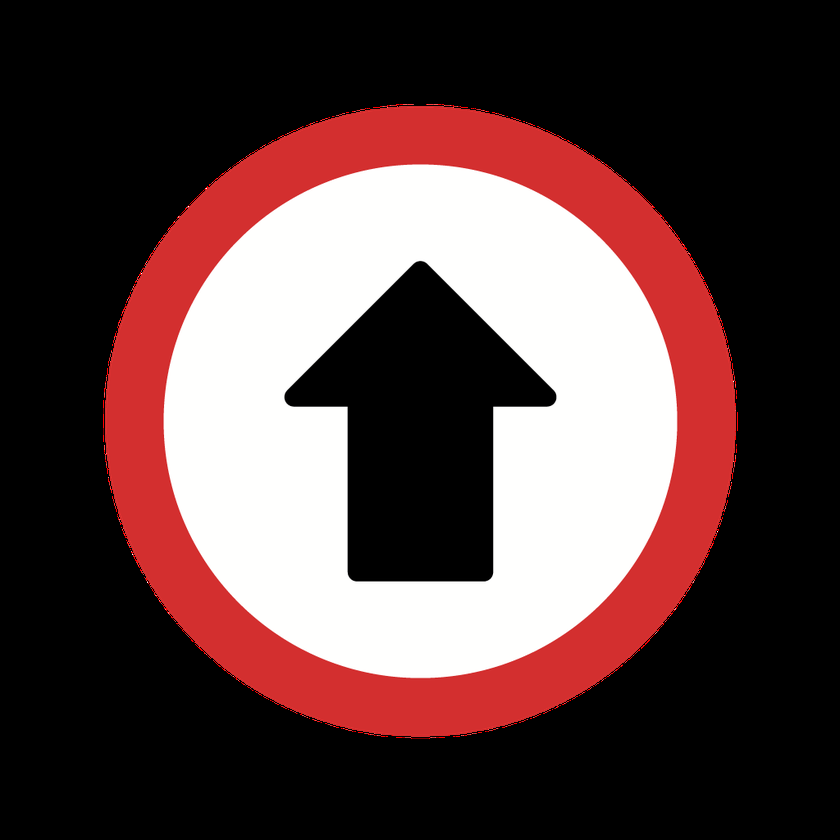
#> input picture sign_detection/Feature_detection/img/straight.png, 840 x 840 px, shrunk from 1024 x 1024 before the run; its folder holds only this picture in this run
$ python feature_detection.py
#> lines starting #> are read from the running program, lines starting #| are printed output that depends on the picture
import cv2
import numpy as np
import os


orb = cv2.ORB_create(nfeatures=500)
images = []
className = []
train_image_path = 'img'
myList = os.listdir(train_image_path)
for cl in myList:
    imgcur = cv2.imread(f'{train_image_path}/{cl}', 0)
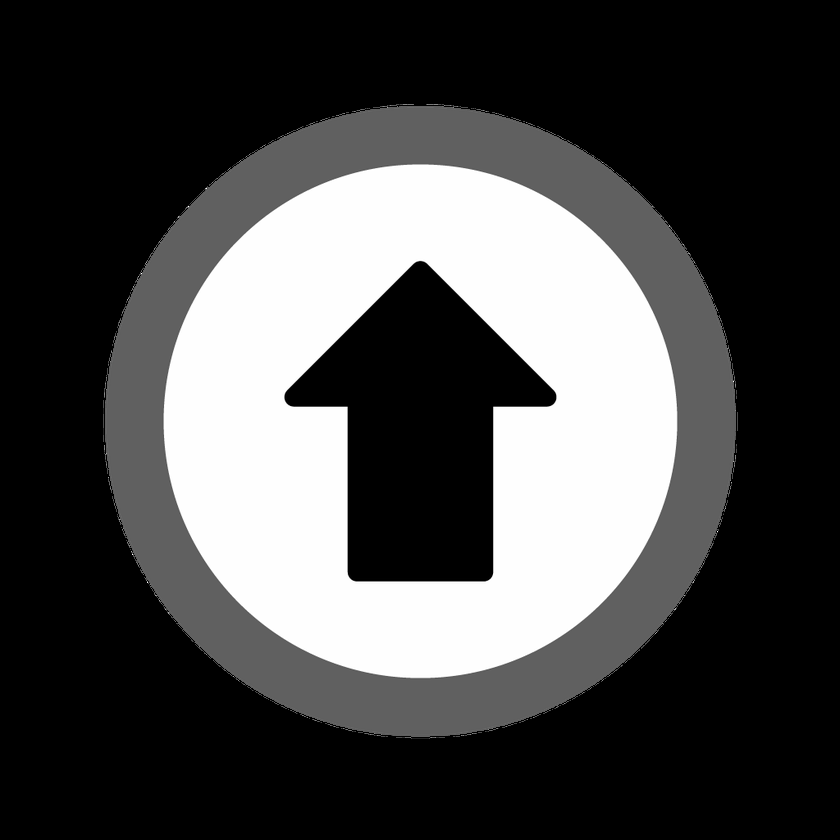
#> imgcur: shape (840, 840); min 0, max 255, mean 72.1
    images.append(imgcur)
    className.append(os.path.splitext(cl)[0])
def findDes(images):
        desList = []
        for imgg in images:
            kp, des = orb.detectAndCompute(imgg, None)
            desList.append(des)
        return desList

def findID(img, desList, thres=30):
    kp2, des2 = orb.detectAndCompute(img, None)
    bf = cv2.BFMatcher()
    matchList = []
    finalVal = -1
    try:

        for des in desList:
            matches = bf.knnMatch(des, des2, k=2)
            good = []
            for m, n in matches:
                if m.distance < 0.85 * n.distance:
                    good.append([m])

            matchList.append(len(good))

    except:
        pass

    if len(matchList) != 0:
        if max(matchList) > thres:
            finalVal = matchList.index(max(matchList))

    return finalVal
img_sexy=cv2.imread("turn_right.png")
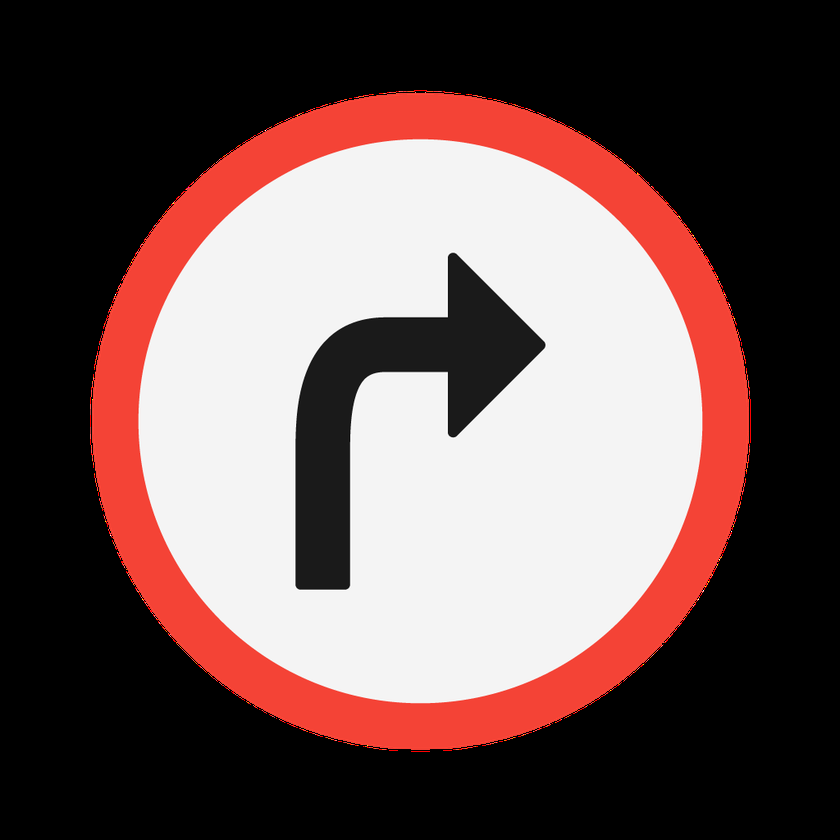
#> input picture sign_detection/Feature_detection/turn_right.png, 840 x 840 px, shrunk from 1024 x 1024 before the run
#> img_sexy is the input picture: shape (840, 840, 3); mean B, G, R 84.6, 86.2, 109.2
img_gray=cv2.cvtColor(img_sexy,cv2.COLOR_BGR2GRAY)
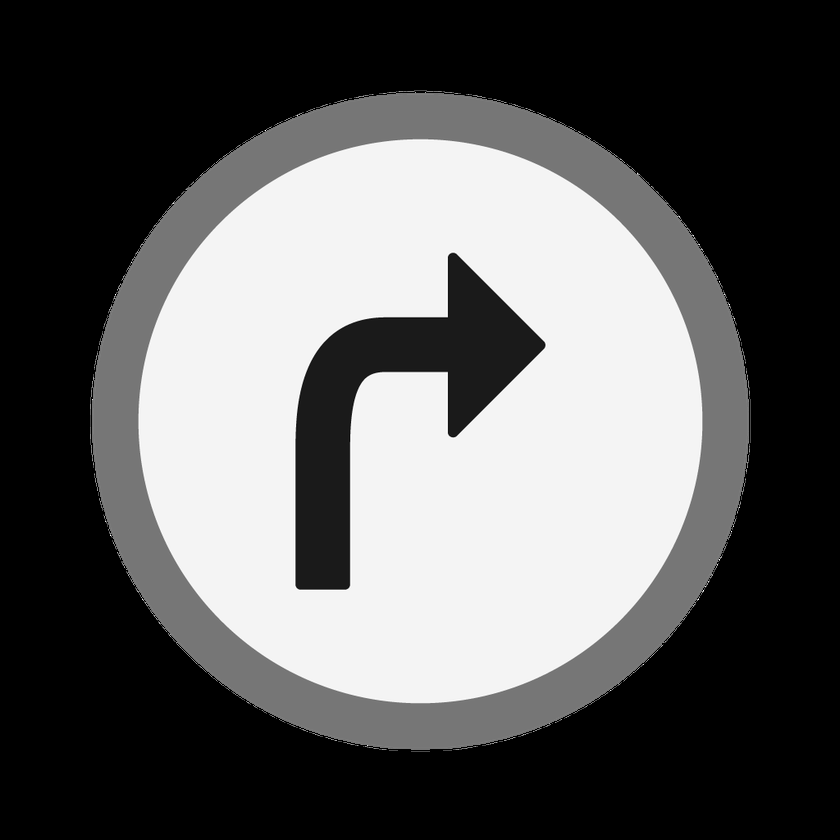
#> img_gray: shape (840, 840); min 0, max 255, mean 92.9
deslist = findDes(images)
#> the loop in findDes, `for imgg in images:` made 1 pass
#> after the loop in findDes, `for imgg in images:`: desList = 1 item
#> deslist = 1 item
id =findID(img_gray, deslist)
#> in findID, `kp2, des2 = orb.detectAndCompute(img, None)`: kp2 = 438 keypoints; strongest (x, y, size): (446, 316, 31), (447, 373, 31), (452, 433, 64.3), (453, 433, 77.1)
#> the loop in findID, `for des in desList:` made 1 pass
#> matches on pass 1: 424 matches
#> after the loop in findID, `for des in desList:`: matchList = [125]
#> in findID, `finalVal = matchList.index(max(matchList))`: finalVal = 0
#> id = 0
out = 0
if id != -1:
    out = className[id]
#> out = 'straight'
print(out)
#| straight
cv2.imshow("out",img_sexy)
